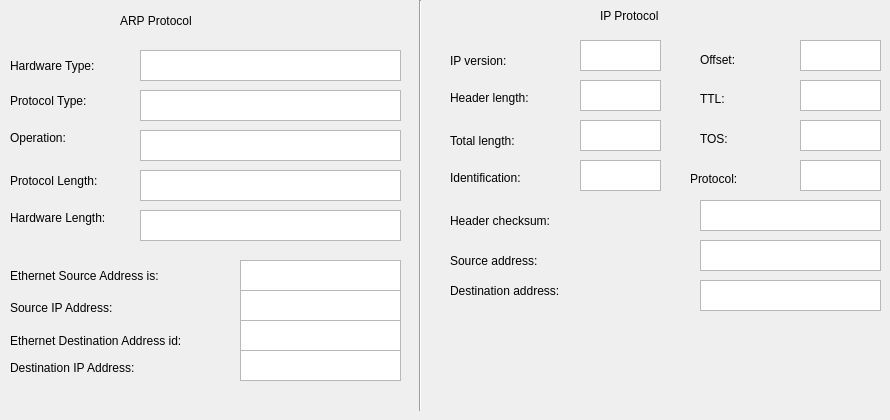
      <widget class="QWidget" name="tab_9">
       <attribute name="title">
        <string>Tab 2</string>
       </attribute>
       <widget class="QLabel" name="label_51">
        <property name="geometry">
         <rect>
          <x>120</x>
          <y>10</y>
          <width>91</width>
          <height>21</height>
         </rect>
        </property>
        <property name="text">
         <string>ARP Protocol</string>
        </property>
       </widget>
       <widget class="QLabel" name="label_52">
        <property name="geometry">
         <rect>
          <x>600</x>
          <y>0</y>
          <width>81</width>
          <height>31</height>
         </rect>
        </property>
        <property name="text">
         <string>IP Protocol</string>
        </property>
       </widget>
       <widget class="Line" name="line_2">
        <property name="geometry">
         <rect>
          <x>410</x>
          <y>0</y>
          <width>20</width>
          <height>411</height>
         </rect>
        </property>
        <property name="orientation">
         <enum>Qt::Vertical</enum>
        </property>
       </widget>
       <widget class="QLabel" name="label_53">
        <property name="geometry">
         <rect>
          <x>10</x>
          <y>210</y>
          <width>121</width>
          <height>16</height>
         </rect>
        </property>
        <property name="text">
         <string>Hardware Length:</string>
        </property>
       </widget>
       <widget class="QTextEdit" name="arp_pl">
        <property name="geometry">
         <rect>
          <x>140</x>
          <y>170</y>
          <width>261</width>
          <height>31</height>
         </rect>
        </property>
       </widget>
       <widget class="QLabel" name="label_55">
        <property name="geometry">
         <rect>
          <x>10</x>
          <y>130</y>
          <width>101</width>
          <height>16</height>
         </rect>
        </property>
        <property name="text">
         <string>Operation:</string>
        </property>
       </widget>
       <widget class="QTextEdit" name="ip_des">
        <property name="geometry">
         <rect>
          <x>240</x>
          <y>350</y>
          <width>161</width>
          <height>31</height>
         </rect>
        </property>
       </widget>
       <widget class="QTextEdit" name="arp_operation">
        <property name="geometry">
         <rect>
          <x>140</x>
          <y>130</y>
          <width>261</width>
          <height>31</height>
         </rect>
        </property>
       </widget>
       <widget class="QLabel" name="label_56">
        <property name="geometry">
         <rect>
          <x>10</x>
          <y>360</y>
          <width>201</width>
          <height>16</height>
         </rect>
        </property>
        <property name="text">
         <string>Destination IP Address:</string>
        </property>
       </widget>
       <widget class="QTextEdit" name="ip_source">
        <property name="geometry">
         <rect>
          <x>240</x>
          <y>290</y>
          <width>161</width>
          <height>31</height>
         </rect>
        </property>
       </widget>
       <widget class="QLabel" name="label_58">
        <property name="geometry">
         <rect>
          <x>10</x>
          <y>50</y>
          <width>111</width>
          <height>31</height>
         </rect>
        </property>
        <property name="text">
         <string>Hardware Type:</string>
        </property>
       </widget>
       <widget class="QLabel" name="label_59">
        <property name="geometry">
         <rect>
          <x>10</x>
          <y>260</y>
          <width>201</width>
          <height>31</height>
         </rect>
        </property>
        <property name="text">
         <string>Ethernet Source Address is:</string>
        </property>
       </widget>
       <widget class="QLabel" name="label_60">
        <property name="geometry">
         <rect>
          <x>10</x>
          <y>90</y>
          <width>111</width>
          <height>21</height>
         </rect>
        </property>
        <property name="text">
         <string>Protocol Type:</string>
        </property>
       </widget>
       <widget class="QTextEdit" name="arp_pt">
        <property name="geometry">
         <rect>
          <x>140</x>
          <y>90</y>
          <width>261</width>
          <height>31</height>
         </rect>
        </property>
       </widget>
       <widget class="QTextEdit" name="eth_source">
        <property name="geometry">
         <rect>
          <x>240</x>
          <y>260</y>
          <width>161</width>
          <height>31</height>
         </rect>
        </property>
       </widget>
       <widget class="QLabel" name="label_61">
        <property name="geometry">
         <rect>
          <x>10</x>
          <y>330</y>
          <width>231</width>
          <height>21</height>
         </rect>
        </property>
        <property name="text">
         <string>Ethernet Destination Address id:</string>
        </property>
       </widget>
       <widget class="QLabel" name="label_62">
        <property name="geometry">
         <rect>
          <x>10</x>
          <y>170</y>
          <width>121</width>
          <height>21</height>
         </rect>
        </property>
        <property name="text">
         <string>Protocol Length:</string>
        </property>
       </widget>
       <widget class="QTextEdit" name="eth_des">
        <property name="geometry">
         <rect>
          <x>240</x>
          <y>320</y>
          <width>161</width>
          <height>31</height>
         </rect>
        </property>
       </widget>
       <widget class="QLabel" name="label_63">
        <property name="geometry">
         <rect>
          <x>10</x>
          <y>300</y>
          <width>131</width>
          <height>16</height>
         </rect>
        </property>
        <property name="text">
         <string>Source IP Address:</string>
        </property>
       </widget>
       <widget class="QTextEdit" name="arp_hl">
        <property name="geometry">
         <rect>
          <x>140</x>
          <y>210</y>
          <width>261</width>
          <height>31</height>
         </rect>
        </property>
       </widget>
       <widget class="QTextEdit" name="arp_ht">
        <property name="geometry">
         <rect>
          <x>140</x>
          <y>50</y>
          <width>261</width>
          <height>31</height>
         </rect>
        </property>
       </widget>
       <widget class="QLabel" name="label_57">
        <property name="geometry">
         <rect>
          <x>450</x>
          <y>130</y>
          <width>111</width>
          <height>21</height>
         </rect>
        </property>
        <property name="text">
         <string>Total length: </string>
        </property>
       </widget>
       <widget class="QTextEdit" name="ip_tl">
        <property name="geometry">
         <rect>
          <x>580</x>
          <y>120</y>
          <width>81</width>
          <height>31</height>
         </rect>
        </property>
       </widget>
       <widget class="QTextEdit" name="ip_hc">
        <property name="geometry">
         <rect>
          <x>700</x>
          <y>200</y>
          <width>181</width>
          <height>31</height>
         </rect>
        </property>
       </widget>
       <widget class="QLabel" name="label_64">
        <property name="geometry">
         <rect>
          <x>450</x>
          <y>250</y>
          <width>131</width>
          <height>21</height>
         </rect>
        </property>
        <property name="text">
         <string>Source address: </string>
        </property>
       </widget>
       <widget class="QLabel" name="label_65">
        <property name="geometry">
         <rect>
          <x>700</x>
          <y>50</y>
          <width>67</width>
          <height>20</height>
         </rect>
        </property>
        <property name="text">
         <string>Offset: </string>
        </property>
       </widget>
       <widget class="QTextEdit" name="ip_version">
        <property name="geometry">
         <rect>
          <x>580</x>
          <y>40</y>
          <width>81</width>
          <height>31</height>
         </rect>
        </property>
       </widget>
       <widget class="QLabel" name="label_66">
        <property name="geometry">
         <rect>
          <x>450</x>
          <y>280</y>
          <width>161</width>
          <height>21</height>
         </rect>
        </property>
        <property name="text">
         <string>Destination address: </string>
        </property>
       </widget>
       <widget class="QLabel" name="label_67">
        <property name="geometry">
         <rect>
          <x>450</x>
          <y>90</y>
          <width>111</width>
          <height>16</height>
         </rect>
        </property>
        <property name="text">
         <string>Header length: </string>
        </property>
       </widget>
       <widget class="QTextEdit" name="ip_offset">
        <property name="geometry">
         <rect>
          <x>800</x>
          <y>40</y>
          <width>81</width>
          <height>31</height>
         </rect>
        </property>
       </widget>
       <widget class="QLabel" name="label_68">
        <property name="geometry">
         <rect>
          <x>700</x>
          <y>90</y>
          <width>67</width>
          <height>17</height>
         </rect>
        </property>
        <property name="text">
         <string>TTL: </string>
        </property>
       </widget>
       <widget class="QTextEdit" name="ip_id">
        <property name="geometry">
         <rect>
          <x>580</x>
          <y>160</y>
          <width>81</width>
          <height>31</height>
         </rect>
        </property>
       </widget>
       <widget class="QLabel" name="label_69">
        <property name="geometry">
         <rect>
          <x>700</x>
          <y>130</y>
          <width>67</width>
          <height>17</height>
         </rect>
        </property>
        <property name="text">
         <string>TOS: </string>
        </property>
       </widget>
       <widget class="QLabel" name="label_70">
        <property name="geometry">
         <rect>
          <x>450</x>
          <y>210</y>
          <width>141</width>
          <height>21</height>
         </rect>
        </property>
        <property name="text">
         <string>Header checksum: </string>
        </property>
       </widget>
       <widget class="QTextEdit" name="ip_ttl">
        <property name="geometry">
         <rect>
          <x>800</x>
          <y>80</y>
          <width>81</width>
          <height>31</height>
         </rect>
        </property>
       </widget>
       <widget class="QTextEdit" name="ip_protocol">
        <property name="geometry">
         <rect>
          <x>800</x>
          <y>160</y>
          <width>81</width>
          <height>31</height>
         </rect>
        </property>
       </widget>
       <widget class="QLabel" name="label_71">
        <property name="geometry">
         <rect>
          <x>450</x>
          <y>50</y>
          <width>101</width>
          <height>21</height>
         </rect>
        </property>
        <property name="text">
         <string>IP version: </string>
        </property>
       </widget>
       <widget class="QTextEdit" name="ip_des_address">
        <property name="geometry">
         <rect>
          <x>700</x>
          <y>280</y>
          <width>181</width>
          <height>31</height>
         </rect>
        </property>
       </widget>
       <widget class="QLabel" name="label_72">
        <property name="geometry">
         <rect>
          <x>690</x>
          <y>170</y>
          <width>67</width>
          <height>17</height>
         </rect>
        </property>
        <property name="text">
         <string>Protocol: </string>
        </property>
       </widget>
       <widget class="QTextEdit" name="ip_tos">
        <property name="geometry">
         <rect>
          <x>800</x>
          <y>120</y>
          <width>81</width>
          <height>31</height>
         </rect>
        </property>
       </widget>
       <widget class="QLabel" name="label_73">
        <property name="geometry">
         <rect>
          <x>450</x>
          <y>170</y>
          <width>111</width>
          <height>16</height>
         </rect>
        </property>
        <property name="text">
         <string>Identification: </string>
        </property>
       </widget>
       <widget class="QTextEdit" name="ip_hl">
        <property name="geometry">
         <rect>
          <x>580</x>
          <y>80</y>
          <width>81</width>
          <height>31</height>
         </rect>
        </property>
       </widget>
       <widget class="QTextEdit" name="ip_source_address">
        <property name="geometry">
         <rect>
          <x>700</x>
          <y>240</y>
          <width>181</width>
          <height>31</height>
         </rect>
        </property>
       </widget>
      </widget>
